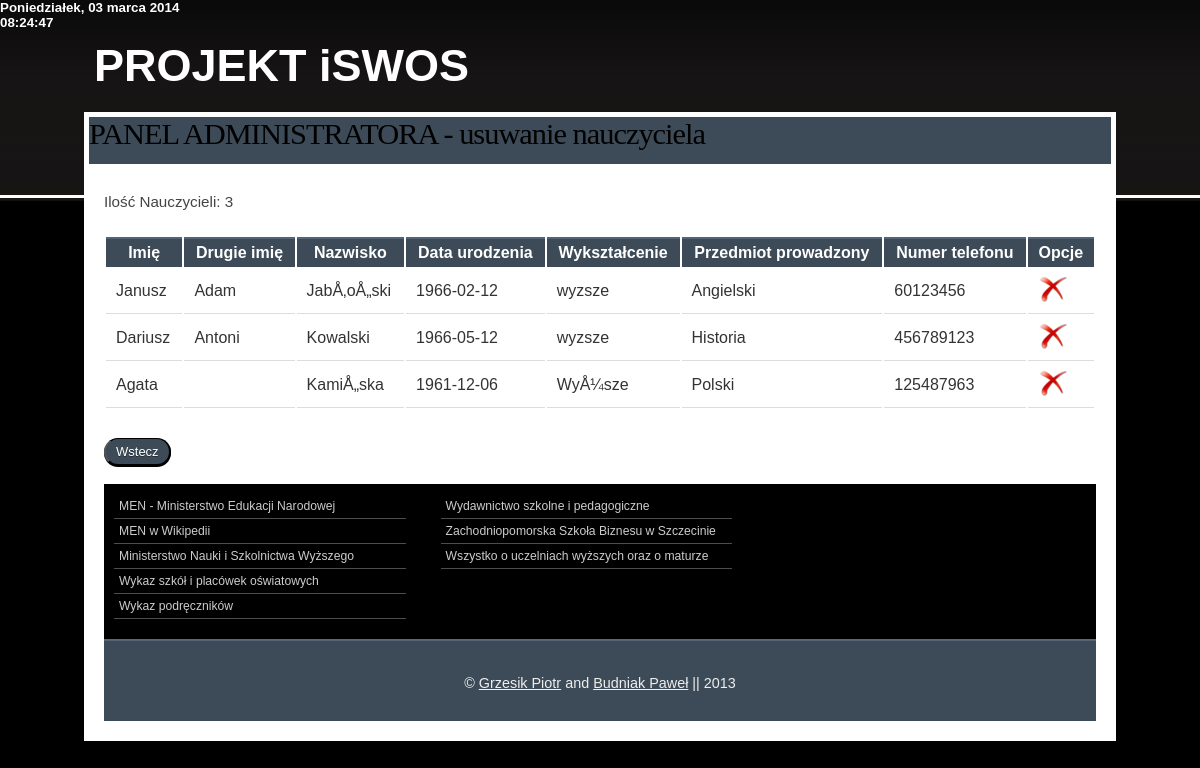
The app's page /pages/editn.php (signed in) with its own data.
### tables this page shows
CREATE TABLE IF NOT EXISTS `nauczyciel` (
  `idnauczyciela` int(11) NOT NULL AUTO_INCREMENT,
  `login` varchar(32) NOT NULL,
  `pass` varchar(32) NOT NULL,
  `imie` varchar(15) NOT NULL,
  `imie2` varchar(15) NOT NULL,
  `nazwisko` varchar(20) NOT NULL,
  `data_urodzenia` date NOT NULL,
  `wyksztalcenie` varchar(40) NOT NULL,
  `nip` int(10) NOT NULL,
  `telefon` int(9) NOT NULL,
  `idprzedmiotu` text NOT NULL,
  PRIMARY KEY (`idnauczyciela`)
);

### pages/editn.php (the view, shortened to what this page needs)
<?php
include 'header.php';
?>
<div id="wrap">
    <div class="header">
        <h5>PROJEKT <strong> iSWOS</strong></h5>
    </div>
    <div class="page">
        <div id="navbg">
            <div id="nav">
               <h3>PANEL ADMINISTRATORA - usuwanie nauczyciela</h3>
            </div>
        </div>
        <div class="page-wrap">
            <div class="content">
                             <?php
                                    $rezultat = mysql_query("SELECT * FROM nauczyciel order by idnauczyciela ASC") or die(mysql_error());
                                    $wykonaj = mysql_num_rows($rezultat);
                                    echo "<p>Ilość Nauczycieli: ".$wykonaj."</p>";
                                   echo "<p>";
                                   echo "<table boder=\"1\"><tr>";
                                   echo "<th ><strong>Imię</strong></th>";
                                   echo "<th ><strong>Drugie imię</strong></th>";
                                   echo "<th ><strong>Nazwisko</strong></th>";
                                   echo "<th ><strong>Data urodzenia</strong></th>";
                                   echo "<th ><strong>Wykształcenie</strong></th>";
                                   echo "<th ><strong>Przedmiot prowadzony</strong></th>";
                                    echo "<th ><strong>Numer telefonu</strong></th>";
                                    echo "<th ><strong>Opcje</strong></th>";
                                   while ($record = mysql_fetch_array($rezultat, MYSQL_ASSOC))  {
                                      echo "</tr>";
                                      echo "<td >" . $record['imie'] . "</td>";
                                      echo "<td >" . $record['imie2'] . "</td>";
                                      echo "<td >" . $record['nazwisko'] . "</td>";
                                      echo "<td >" . $record['data_urodzenia'] . "</td>";
                                      echo "<td >" . $record['wyksztalcenie'] . "</td>";
                                      echo "<td >" . $record['idprzedmiotu'] . "</td>";
                                      echo "<td >" . $record['telefon'] . "</td>";
                                      echo "<td >  <h4><a href=\"editn.php?usun={$record['idnauczyciela']}\"><img src=\"../images/del.png\" alt=\"Usuń\" name=\"Usuń\" title=\"Usuń\"></a>&nbsp&nbsp</h4> </td>";
                                   }
                                   echo "</table>";
                             ?>
					   <br />
                       <a href="adminindex.php"><button>Wstecz</button></a><br />
                        <br />
            </div>
            <div class="footer-navigation">
                <ul>
                    <li><a href="http://www.men.gov.pl" title="MEN - Ministerstwo Edukacji Narodowej" onclick="this.target='_blank'">MEN - Ministerstwo Edukacji Narodowej</a></li>
                    <li><a href="http://pl.wikipedia.org/wiki/Ministerstwo_Edukacji_Narodowej" title="MEN w Wikipedii" onclick="this.target='_blank'">MEN w Wikipedii</a></li>
                    <li><a href="http://www.mnisw.gov.pl" title="Ministerstwo Nauki i Szkolnictwa Wyższego" onclick="this.target='_blank'">Ministerstwo Nauki i Szkolnictwa Wyższego</a></li>
                    <li><a href="http://www.cie.men.gov.pl/index.php/sio-wykaz-szkol-i-placowek.html" title="Wykaz szkół i placówek oświatowych">Wykaz szkół i placówek oświatowych</a></li>
                    <li><a href="http://www.men.gov.pl/podreczniki/" title="Wykaz podręczników" onclick="this.target='_blank'">Wykaz podręczników</a></li>
                </ul>
                <ul>
                    <li><a href="http://www.wsip.pl/dla_nauczycieli/przedmioty/szkolnictwo_specjalne/aktualnosci" title="Wydawnictwo szkolne i pedagogiczne" onclick="this.target='_blank'">Wydawnictwo szkolne i pedagogiczne</a></li>
                    <li><a href="http://www.zpsb.szczecin.pl" title="Zachodniopomorska Szkoła Biznesu w Szczecinie" onclick="this.target='_blank'">Zachodniopomorska Szkoła Biznesu w Szczecinie</a></li>
                    <li><a href="http://www.edukacja.net" title="Wszystko o uczelniach wyższych oraz o maturze" onclick="this.target='_blank'">Wszystko o uczelniach wyższych oraz o maturze</a></li>
                </ul>
            </div>
            <div class="footer">
                <p>© <a href="mailto: grzesikpiotr@op.pl">Grzesik Piotr</a> and <a href="mailto: p.budniak5@gmail.com">Budniak Paweł</a> || 2013</p>
            </div>
        </div>
    </div>
</div>
</body>
</html>

### styles.css (style rules this page uses)
* { margin:0; padding:0; }
body { background:#000000 url('images/body.jpg') repeat-x scroll top left; margin:0 auto; padding:0; font-family:Arial, Helvetica, sans-serif; color:#333333; }
div#wrap { width:86%; margin:30px auto 0 auto; padding:0 10px; }
div.header { padding:10px 0 20px 10px; margin:0 auto; }
div#navbg { background-color:#ffffff; padding:5px; }
div#nav { background-color:#3D4A57; height:47px; display:block; }
h3 { font-size:1.9em; font-family:Georgia, "Times New Roman", Times, serif; font-weight:normal; color:#000000; letter-spacing:-1px; }
h4 { font-family:Georgia, "Times New Roman", Times, serif; font-size:16px; letter-spacing:-1px; font-weight:normal; color:red; }
h5 { font-size:45px; font-family:Arial, Helvetica, sans-serif; color: white; border: 1px; }
p { margin-bottom:20px; line-height:1.7em; font-size:0.95em; color:#333333; }
ul { padding:0 0 20px 35px; list-style:none; }
button { border-top: 1px solid #000000; background: #3d4a57; background: (left top, left bottom); background: (top, #3d4a57, #3d4a57); padding: 5px 10px; border-radius: 40px; box-shadow: rgba(0,0,0,1) 0 1px 0; text-shadow: rgba(0,0,0,.4) 0 1px 0; color: #ffffff; font-size: 13px; font-family: Helvetica, Arial, Sans-Serif; text-decoration: none; vertical-align: middle; }
table { width:100%; margin-bottom:10px; }
table tr th, table tr td { padding:5px 10px; }
table tr th { background:#3D4A57 none repeat-x scroll bottom left; color:#ffffff; border-top:2px solid #526475; }
table tr td { border-bottom:1px solid #dddddd; }
a, a:visited { color:#f0f3f6; }
div.page { clear:both; margin:0; padding:0; background-color:#ffffff; }
div.page ul { font-size:0.95em; color:#333333; }
div.page ul li { padding:2px 0; }
div.page p { text-align:justify; font-family:Helvetica, Arial, sans-serif; color:#444444; }
div.page-wrap { background-color:#ffffff; padding:20px; clear:both; }
div.content { background-color:#ffffff; float:left; width:100%; }
div.footer-navigation { background:black none repeat-x scroll left 50%; min-height:90px; border-bottom:1px solid #666666; padding:10px 10px 20px; clear:both; }
div.footer-navigation ul { list-style:none; padding:0; width:30%; float:left; margin-right:35px; }
div.footer-navigation ul li { padding:5px; color:#cccccc; border-bottom:1px solid #4D4D4D; font-size:0.8em; font-family:Helvetica, Arial, sans-serif; }
div.footer-navigation ul li a, div.footer-navigation ul li a:visited { color:#cccccc; text-decoration:none; }
div.footer { clear:both; border-top:1px solid #526475; background:#3D4A57; min-height:80px; clear:both; }
div.footer p { text-align:center; color:#eeeeee; padding-top:30px; font-size:0.9em; }
div.footer p a, div.footer p a:visited { color:#eeeeee; }

### records on screen
nauczyciel: imie "Janusz", imie2 "Adam", nazwisko "JabÅ‚oÅ„ski", data_urodzenia "1966-02-12", wyksztalcenie "wyzsze", idprzedmiotu "Angielski", telefon "60123456"
nauczyciel: imie "Dariusz", imie2 "Antoni", nazwisko "Kowalski", data_urodzenia "1966-05-12", wyksztalcenie "wyzsze", idprzedmiotu "Historia", telefon "456789123"
nauczyciel: imie "Agata", nazwisko "KamiÅ„ska", data_urodzenia "1961-12-06", wyksztalcenie "WyÅ¼sze", idprzedmiotu "Polski", telefon "125487963"

### other values on screen
$wykonaj "3"
